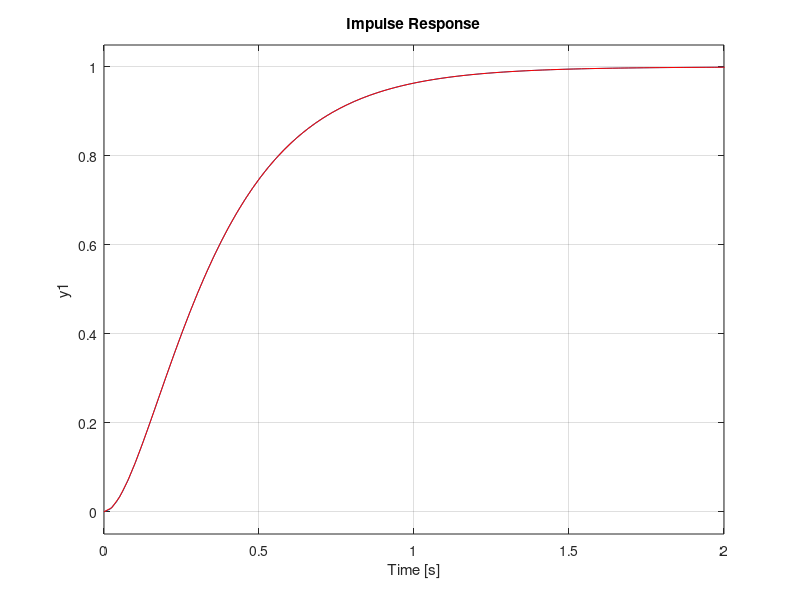

Write the MATLAB code that produced this figure.
clear
clc
close all

%%%Transfer Function
Y = tf([32],[1 12 32 0])
%Y = zpk([],[0 -4 -8],[32])
impulse(Y)

t = linspace(0,2.5,100);
y_analytical = 1 - 2*exp(-4*t) + exp(-8*t);

hold on
plot(t,y_analytical,'r-')
